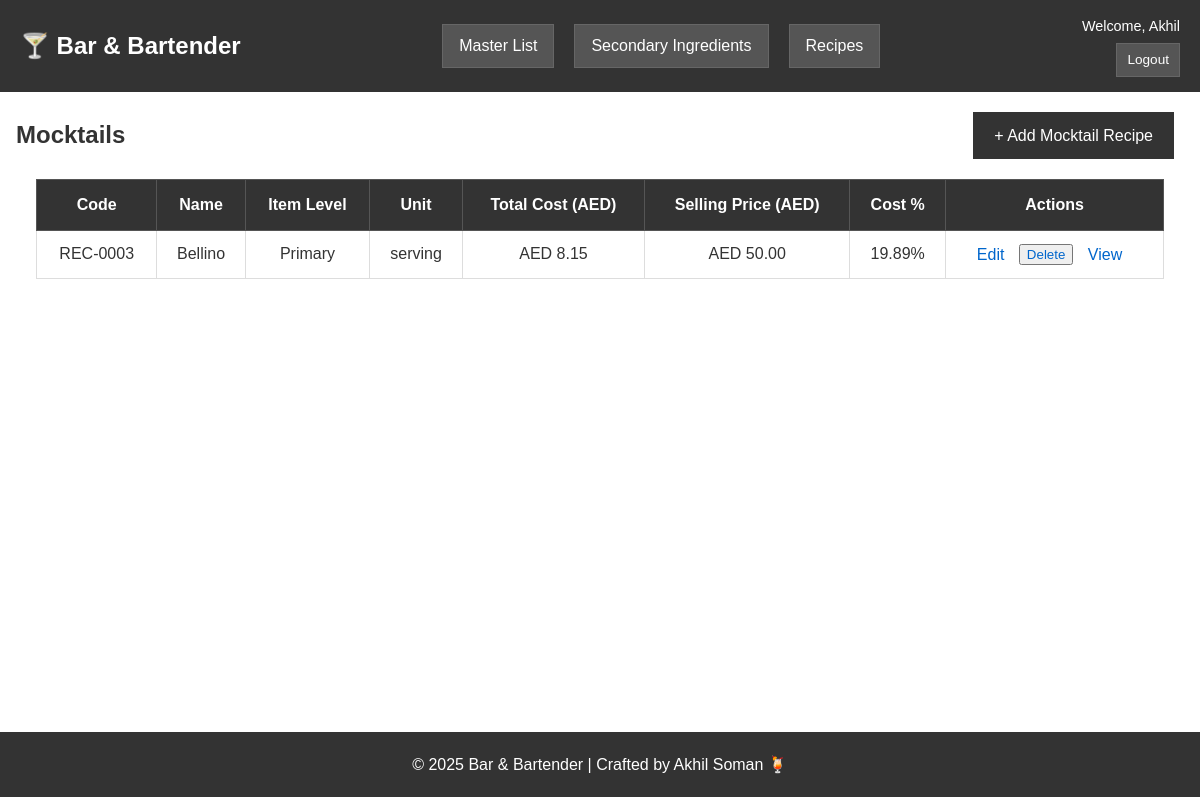
Page /recipes/mocktails (signed in) on the committed database.
### models.py (models this page shows, shortened)
class User(db.Model, UserMixin):
    id = db.Column(db.Integer, primary_key=True)
    username = db.Column(db.String(80), unique=True, nullable=False)
    email = db.Column(db.String(120), unique=True, nullable=False)
    password = db.Column(db.String(200), nullable=False)
    is_admin = db.Column(db.Boolean, default=False)

class Recipe(db.Model):
    id = db.Column(db.Integer, primary_key=True)
    recipe_code = db.Column(db.String(50), unique=True)
    title = db.Column(db.String(150), nullable=False)
    method = db.Column(db.Text)
    recipe_type = db.Column(db.String(20))
    type = db.Column(db.String(20))
    item_level = db.Column(db.String(20), default='Primary')
    created_at = db.Column(db.DateTime, default=datetime.utcnow)
    user_id = db.Column(db.Integer, db.ForeignKey('user.id'), nullable=False)
    creator = db.relationship('User', backref='recipes')
    ingredients = db.relationship('RecipeIngredient', backref='recipe', cascade='all, delete-orphan')
    image_path = db.Column(db.String(255))
    selling_price = db.Column(db.Float, default=0.0)
    vat_percentage = db.Column(db.Float, default=0.0)
    service_charge_percentage = db.Column(db.Float, default=0.0)
    government_fees_percentage = db.Column(db.Float, default=0.0)
    garnish = db.Column(db.Text)
    def calculate_total_cost(self):
        try:
            total = 0.0
            for i in self.ingredients:
                cost = i.calculate_cost()
                total += cost
            return round(total, 2)
        except Exception as e:
            import logging
            logging.error(f"Error calculating total cost for Recipe {self.id}: {str(e)}")
            return 0.0
    def cost_percentage(self):
        total_cost = self.calculate_total_cost()
        if self.selling_price and self.selling_price > 0:
            vat = self.vat_percentage or 0.0
            service_charge = self.service_charge_percentage or 0.0
            govt_fees = self.government_fees_percentage or 0.0
            total_fees_percentage = vat + service_charge + govt_fees
            if total_fees_percentage > 0:
                base_selling_price = self.selling_price / (1 + total_fees_percentage / 100)
            else:
                base_selling_price = self.selling_price
            return round((total_cost / base_selling_price) * 100, 2)
        return None
    def selling_price_value(self):
        return round(self.selling_price or 0.0, 2)

### blueprints/recipes.py (the view)
@recipes_bp.route('/recipes/<category>', methods=['GET'])
@login_required
def recipe_list(category):
    try:
        if category.startswith('REC-'):
            return view_recipe_by_code(category)
        canonical, config = resolve_recipe_category(category)
        if not canonical:
            flash(f"Category '{category}' not found. Showing all recipes.")
            return redirect(url_for('recipes.recipes_list'))
        from sqlalchemy.orm import joinedload
        from sqlalchemy import or_, and_
        recipes = Recipe.query.options(
            joinedload(Recipe.ingredients)
        ).filter(
            or_(
                Recipe.type.in_(config['db_labels']),
                and_(
                    or_(Recipe.type.is_(None), Recipe.type == ''),
                    Recipe.recipe_type.in_(config['db_labels'])
                )
            )
        ).all()
        for recipe in recipes:
            _ = recipe.ingredients
            for ingredient in recipe.ingredients:
                _ = ingredient.get_product()
        return render_template(
            config['template'],
            recipes=recipes,
            category=config['display'],
            category_slug=canonical,
            add_label=config['add_label']
        )
    except Exception as e:
        current_app.logger.error(f"Error in recipe_list: {str(e)}", exc_info=True)
        flash('An error occurred while loading recipes.', 'error')
        return redirect(url_for('recipes.recipes_list'))

### models.py (called while the page is built)
    def get_product(self):
        if self.ingredient_type:
            if self.ingredient_type == "Product":
                return Product.query.get(self.ingredient_id)
            elif self.ingredient_type == "Homemade":
                return HomemadeIngredient.query.get(self.ingredient_id)
            elif self.ingredient_type == "Recipe":
                return Recipe.query.get(self.ingredient_id)
        elif self.product_type:
            if self.product_type == "Product":
                return Product.query.get(self.product_id)
            else:
                return HomemadeIngredient.query.get(self.product_id)
        return None

    def get_quantity(self):
        if self.quantity is not None:
            return self.quantity
        elif self.quantity_ml is not None:
            return self.quantity_ml
        return 0.0

### utils/constants.py (called while the page is built)
def resolve_recipe_category(category: str):
    key = (category or '').lower()
    canonical = CATEGORY_ALIASES.get(key)
    if not canonical:
        return None, None
    return canonical, CATEGORY_CONFIG[canonical]

### utils/helpers.py (called while the page is built)
def inject_now():
    return {'current_year': datetime.now().year}

### templates/recipes/recipes_mocktail.html
{% extends "base.html" %}
{% block page_panel %}
<div class="recipe-view-container">
    <div class="panel-header">
        <h2>{{ category }}</h2>
        <a class="btn" href="{{ url_for('recipes.add_recipe', category=category_slug) }}">+ Add {{ add_label }} Recipe</a>
    </div>
    {% if recipes %}
    <div class="table-wrapper">
        <table class="data-table">
            <thead>
                <tr>
                    <th>Code</th>
                    <th>Name</th>
                    <th>Item Level</th>
                    <th>Unit</th>
                    <th>Total Cost (AED)</th>
                    <th>Selling Price (AED)</th>
                    <th>Cost %</th>
                    <th>Actions</th>
                </tr>
            </thead>
            <tbody>
                {% for r in recipes %}
                {% set cost_price = r.calculate_total_cost() %}
                {% set selling_price = r.selling_price_value() %}
                {% set cost_percent = r.cost_percentage() %}
                <tr>
                    <td>{{ r.recipe_code or 'N/A' }}</td>
                    <td>{{ r.title }}</td>
                    <td>{{ r.item_level if r.item_level else 'Primary' }}</td>
                    <td>serving</td>
                    <td>AED {{ "%.2f"|format(cost_price) }}</td>
                    <td>AED {{ "%.2f"|format(selling_price) }}</td>
                    <td>{{ cost_percent is not none and ("%.2f"|format(cost_percent) ~ '%') or '--' }}</td>
                    <td class="actions-cell">
                        <a class="link-action" href="{{ url_for('recipes.edit_recipe', id=r.id) }}">Edit</a>
                        <form method="POST" action="{{ url_for('recipes.delete_recipe', id=r.id) }}" onsubmit="return confirm('Delete this recipe?');" class="inline-form">
                            <button type="submit" class="link-action">Delete</button>
                        </form>
                        <a class="link-action" href="{{ url_for('recipes.view_recipe', id=r.id) }}">View</a>
                    </td>
                </tr>
                {% endfor %}
            </tbody>
        </table>
    </div>
    {% else %}
    <div class="empty-state-message">
        <p>No {{ category.lower() }} found yet. Be the first to add one!</p>
    </div>
    {% endif %}
</div>
{% endblock %}

### templates/base.html (shortened to what this page needs)
<!DOCTYPE html>
<html lang="en">
<head>
    <link rel="stylesheet" href="{{ url_for('static', filename='style.css') }}">
</head>
<body>
    <header class="navbar">
        <div class="nav-left">
            <h1><a href="{{ url_for('main.index') }}">🍸 Bar & Bartender</a></h1>
        </div>
        <nav class="nav-center">
            <a class="nav-pill" href="{{ url_for('products.ingredients_master') }}">Master List</a>
            <a class="nav-pill" href="{{ url_for('secondary.secondary_ingredients') }}">Secondary Ingredients</a>
            <a class="nav-pill" href="{{ url_for('recipes.recipes_list') }}">Recipes</a>
        </nav>
        <div class="nav-right {% if current_user.is_authenticated %}nav-right-auth{% endif %}">
            {% if current_user.is_authenticated %}
                <span class="nav-welcome">Welcome, {{ current_user.username }}</span>
                <a class="nav-logout" href="{{ url_for('auth.logout') }}">Logout</a>
            {% else %}
                <a href="{{ url_for('auth.login') }}">Login</a>
                <a href="{{ url_for('auth.register') }}">Register</a>
            {% endif %}
        </div>
    </header>
    <main class="content">
        <div class="page-body">
            {% block page_panel %}{% endblock %}
        </div>
    </main>
    <footer>
        <p>© {{ current_year }} Bar & Bartender | Crafted by Akhil Soman 🍹</p>
    </footer>
</body>
</html>

### static/style.css (style rules this page uses)
* { box-sizing: border-box; }
body { font-family: Arial, sans-serif; background: #ffffff; color: #333; margin: 0; padding: 0; line-height: 1.6; }
.navbar { background: #333; color: white; padding: 15px 20px; display: flex; align-items: center; justify-content: space-between; flex-wrap: wrap; }
.navbar h1 { margin: 0; font-size: 1.5rem; }
.navbar a { color: #fff; text-decoration: none; }
.nav-left { display: flex; align-items: center; gap: 15px; }
.nav-center { flex: 1; display: flex; justify-content: center; gap: 20px; flex-wrap: wrap; }
.nav-pill { padding: 8px 16px; background: #555; color: white; text-decoration: none; border: 1px solid #666; }
.nav-right { display: flex; align-items: center; gap: 15px; }
.nav-right-auth { flex-direction: column; align-items: flex-end; gap: 5px; }
.nav-welcome { font-size: 0.9rem; }
.nav-logout { font-size: 0.85rem; padding: 5px 10px; background: #555; color: white; text-decoration: none; border: 1px solid #666; }
main { padding: 20px; min-height: calc(100vh - 200px); }
.content { max-width: 1400px; margin: 0 auto; }
.content:has(.recipe-view-container) { max-width: 100%; }
.page-body { width: 100%; }
.panel-header { display: flex; justify-content: space-between; align-items: center; margin-bottom: 20px; }
.panel-header h2 { margin: 0; }
.table-wrapper { overflow-x: auto; margin-bottom: 20px; }
.recipe-view-container .table-wrapper { padding: 0 20px; box-sizing: border-box; }
table { width: 100%; border-collapse: collapse; background: white; border: 1px solid #ddd; }
table thead { background: #333; color: white; }
table th { padding: 12px; text-align: center; font-weight: bold; border: 1px solid #555; }
table td { padding: 10px 12px; border: 1px solid #ddd; text-align: center; }
.data-table { width: 100%; max-width: 1600px; margin: 0 auto; }
.recipe-view-container .data-table { max-width: 100%; margin: 0; }
form { max-width: 600px; }
.recipe-view-container form { max-width: 100%; width: 100%; }
.btn { display: inline-block; padding: 10px 20px; background: #333; color: white; text-decoration: none; border: 1px solid #333; cursor: pointer; font-size: 1rem; margin-right: 10px; }
.actions-cell { white-space: nowrap; }
.actions-cell .inline-form, .actions-cell form { display: inline; margin: 0; padding: 0; }
.actions-cell .link-action, .actions-cell button.link-action { display: inline-block; margin-right: 10px; vertical-align: middle; }
.link-action { color: #0066cc; text-decoration: none; margin-right: 10px; }
footer { background: #333; color: white; text-align: center; padding: 20px; margin-top: 40px; }
footer p { margin: 0; }
.recipe-view-container { width: 100%; padding: 20px 0; max-width: 100%; margin: 0; position: relative; box-sizing: border-box; }
.content .recipe-view-container, .page-panel .recipe-view-container { max-width: 100%; width: 100%; margin: 0; }
@media (max-width: 1200px) { .content { padding: 0 16px; } }
@media (max-width: 1200px) { .panel-header { flex-wrap: wrap; gap: 12px; } }

### rows in the picture
User: username "Akhil"
Recipe: type "Mocktails", recipe_code "REC-0003", title "Bellino", item_level "Primary", cost_price "8.15", selling_price "50.00", cost_percent "19.89%"

### other values in the picture
{{ add_label }} "Mocktail"
